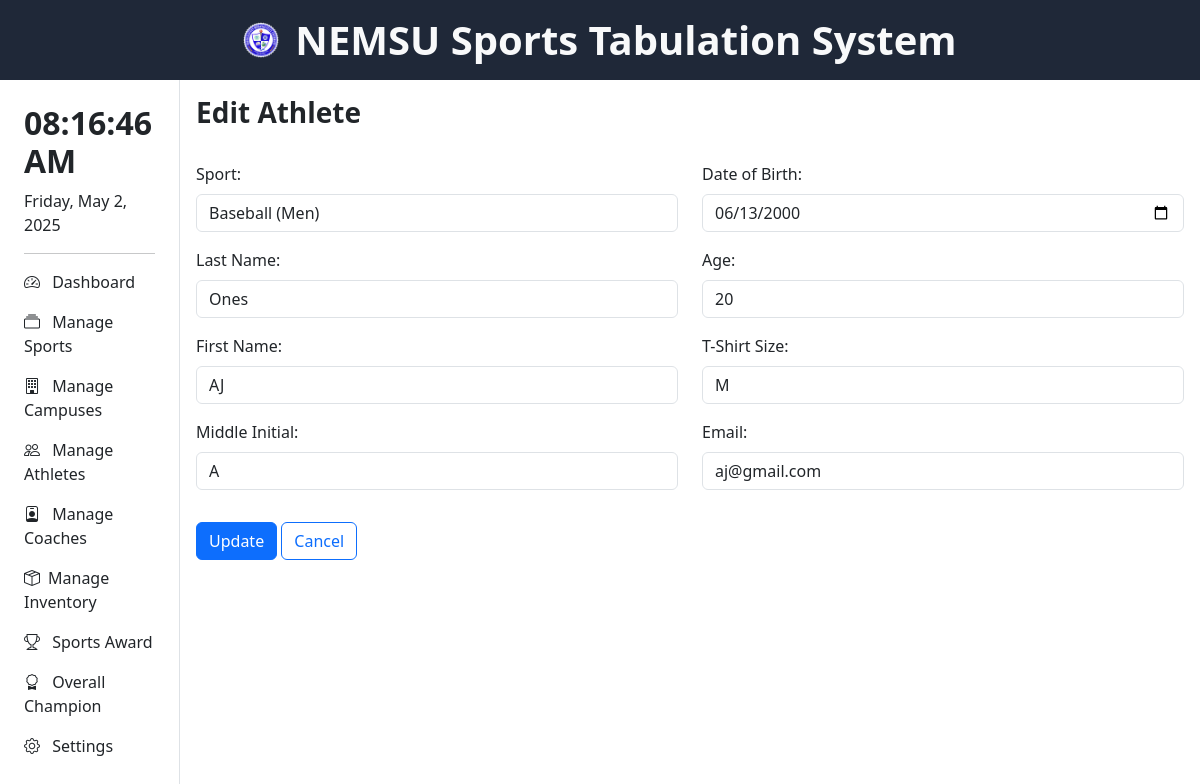
/pages/edit_athlete.php?id=8 (signed in), run on the app's committed database.
### tables this page shows
CREATE TABLE `athletes` (
  `id` int(11) NOT NULL,
  `sport_id` int(11) DEFAULT NULL,
  `last_name` varchar(100) DEFAULT NULL,
  `first_name` varchar(100) DEFAULT NULL,
  `middle_initial` char(1) DEFAULT NULL,
  `date_of_birth` date DEFAULT NULL,
  `age` int(11) DEFAULT NULL,
  `t_shirt_size` varchar(5) DEFAULT NULL,
  `email` varchar(100) DEFAULT NULL
);

### pages/edit_athlete.php (the view, shortened to what this page needs)
<html lang="en">
<head>
    <?php include '../header.php'; ?>
</head>
<body>
    <div>
        <?php include 'head_nav.php'; ?>
        <div style="height: 90vh;" class="d-flex flex-row">
            <div style="width: 15%">
                <?php include 'navigation.php'; ?>
            </div>
            <div style="width: 85%">
                <div class="container p-3">
                <div class="d-flex justify-content-between align-items-center mb-4">
                    <h3 class="fw-bold">Edit Athlete</h3>
                </div>
                <div style="overflow-y: auto; max-height: 70vh;">
                <div class="row">
                    <?php
                        $id = $_GET['id'];
                        $query = "SELECT sport_id, last_name, first_name, middle_initial, date_of_birth, age, t_shirt_size, email FROM athletes WHERE id = ?";
                        $stmt = $conn->prepare($query);
                        $stmt->bind_param("i", $id);
                        $stmt->execute();
                        $result = $stmt->get_result();
                        $athlete = $result->fetch_assoc();
                    ?>
                    <form action="update_athlete.php?id=<?php echo htmlspecialchars($id); ?>" method="post">
                        <div class="row">
                            <div class="col-md-6">
                                <div class="mb-3">
                                    <label for="sport_id" class="form-label">Sport:</label>
                                    <select id="sport_id" name="sport_id" class="form-control" required>
                                        <?php
                                            $sports_query = "SELECT id, name FROM sports";
                                            $sports_result = $conn->query($sports_query);
                                            while ($sport = $sports_result->fetch_assoc()) {
                                                $selected = $sport['id'] == $athlete['sport_id'] ? 'selected' : '';
                                                echo "<option value='" . htmlspecialchars($sport['id']) . "' $selected>" . htmlspecialchars($sport['name']) . "</option>";
                                            }
                                        ?>
                                    </select>
                                </div>
                                <div class="mb-3">
                                    <label for="last_name" class="form-label">Last Name:</label>
                                    <input type="text" id="last_name" name="last_name" class="form-control" value="<?php echo htmlspecialchars($athlete['last_name']); ?>" required>
                                </div>
                                <div class="mb-3">
                                    <label for="first_name" class="form-label">First Name:</label>
                                    <input type="text" id="first_name" name="first_name" class="form-control" value="<?php echo htmlspecialchars($athlete['first_name']); ?>" required>
                                </div>
                                <div class="mb-3">
                                    <label for="middle_initial" class="form-label">Middle Initial:</label>
                                    <input type="text" id="middle_initial" name="middle_initial" class="form-control" value="<?php echo htmlspecialchars($athlete['middle_initial']); ?>" maxlength="1">
                                </div>
                            </div>
                            <div class="col-md-6">
                                <div class="mb-3">
                                    <label for="date_of_birth" class="form-label">Date of Birth:</label>
                                    <input type="date" id="date_of_birth" name="date_of_birth" class="form-control" value="<?php echo htmlspecialchars($athlete['date_of_birth']); ?>" required>
                                </div>
                                <div class="mb-3">
                                    <label for="age" class="form-label">Age:</label>
                                    <input type="number" id="age" name="age" class="form-control" value="<?php echo htmlspecialchars($athlete['age']); ?>" required>
                                </div>
                                <div class="mb-3">
                                    <label for="t_shirt_size" class="form-label">T-Shirt Size:</label>
                                    <input type="text" id="t_shirt_size" name="t_shirt_size" class="form-control" value="<?php echo htmlspecialchars($athlete['t_shirt_size']); ?>" required>
                                </div>
                                <div class="mb-3">
                                    <label for="email" class="form-label">Email:</label>
                                    <input type="email" id="email" name="email" class="form-control" value="<?php echo htmlspecialchars($athlete['email']); ?>" required>
                                </div>
                            </div>
                        </div>
                        <div class="mt-3">
                            <button type="submit" class="btn btn-primary">Update</button>
                            <a href="manage_athletes.php" class="btn text-primary border-primary">Cancel</a>
                        </div>
                    </form>
                </div>
                </div>
            </div>
        </div>
    </div>
</body>
</html>

### data on the page
athletes: last_name "Ones", first_name "AJ", middle_initial "A", date_of_birth "06/13/2000", age "20", t_shirt_size "M", email "aj@gmail.com"

### other printed values
form field sport_id "Baseball (Men)"
